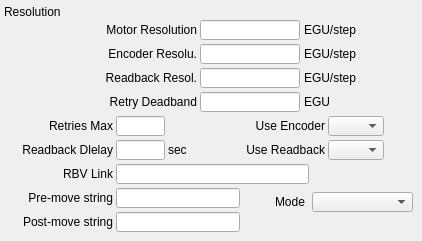
   <widget class="QWidget" name="page_3">
    <widget class="QLabel" name="label_5">
     <property name="geometry">
      <rect>
       <x>4</x>
       <y>4</y>
       <width>65</width>
       <height>16</height>
      </rect>
     </property>
     <property name="text">
      <string>Resolution</string>
     </property>
    </widget>
    <widget class="QLabel" name="label_29">
     <property name="geometry">
      <rect>
       <x>88</x>
       <y>20</y>
       <width>109</width>
       <height>20</height>
      </rect>
     </property>
     <property name="text">
      <string>Motor Resolution</string>
     </property>
     <property name="alignment">
      <set>Qt::AlignRight|Qt::AlignTrailing|Qt::AlignVCenter</set>
     </property>
    </widget>
    <widget class="QELineEdit" name="qelineedit_20">
     <property name="geometry">
      <rect>
       <x>200</x>
       <y>20</y>
       <width>100</width>
       <height>20</height>
      </rect>
     </property>
     <property name="variable" stdset="0">
      <string>$(P):$(M).MRES</string>
     </property>
     <property name="variableSubstitutions" stdset="0">
      <string>P=PICO,M=m1</string>
     </property>
     <property name="precision">
      <UInt>8</UInt>
     </property>
     <property name="useDbPrecision">
      <bool>false</bool>
     </property>
     <property name="addUnits">
      <bool>false</bool>
     </property>
    </widget>
    <widget class="QLabel" name="label_30">
     <property name="geometry">
      <rect>
       <x>304</x>
       <y>20</y>
       <width>65</width>
       <height>20</height>
      </rect>
     </property>
     <property name="text">
      <string>EGU/step</string>
     </property>
    </widget>
    <widget class="QELineEdit" name="qelineedit_21">
     <property name="geometry">
      <rect>
       <x>200</x>
       <y>44</y>
       <width>100</width>
       <height>20</height>
      </rect>
     </property>
     <property name="variable" stdset="0">
      <string>$(P):$(M).ERES</string>
     </property>
     <property name="variableSubstitutions" stdset="0">
      <string>P=PICO,M=m1</string>
     </property>
     <property name="precision">
      <UInt>8</UInt>
     </property>
     <property name="useDbPrecision">
      <bool>false</bool>
     </property>
     <property name="addUnits">
      <bool>false</bool>
     </property>
    </widget>
    <widget class="QLabel" name="label_31">
     <property name="geometry">
      <rect>
       <x>88</x>
       <y>44</y>
       <width>109</width>
       <height>20</height>
      </rect>
     </property>
     <property name="text">
      <string>Encoder Resolu.</string>
     </property>
     <property name="alignment">
      <set>Qt::AlignRight|Qt::AlignTrailing|Qt::AlignVCenter</set>
     </property>
    </widget>
    <widget class="QLabel" name="label_32">
     <property name="geometry">
      <rect>
       <x>304</x>
       <y>44</y>
       <width>65</width>
       <height>20</height>
      </rect>
     </property>
     <property name="text">
      <string>EGU/step</string>
     </property>
    </widget>
    <widget class="QELineEdit" name="qelineedit_22">
     <property name="geometry">
      <rect>
       <x>200</x>
       <y>68</y>
       <width>100</width>
       <height>20</height>
      </rect>
     </property>
     <property name="variable" stdset="0">
      <string>$(P):$(M).RRES</string>
     </property>
     <property name="variableSubstitutions" stdset="0">
      <string>P=PICO,M=m1</string>
     </property>
     <property name="precision">
      <UInt>8</UInt>
     </property>
     <property name="useDbPrecision">
      <bool>false</bool>
     </property>
     <property name="addUnits">
      <bool>false</bool>
     </property>
    </widget>
    <widget class="QLabel" name="label_33">
     <property name="geometry">
      <rect>
       <x>88</x>
       <y>68</y>
       <width>109</width>
       <height>20</height>
      </rect>
     </property>
     <property name="text">
      <string>Readback Resol.</string>
     </property>
     <property name="alignment">
      <set>Qt::AlignRight|Qt::AlignTrailing|Qt::AlignVCenter</set>
     </property>
    </widget>
    <widget class="QLabel" name="label_34">
     <property name="geometry">
      <rect>
       <x>304</x>
       <y>68</y>
       <width>65</width>
       <height>20</height>
      </rect>
     </property>
     <property name="text">
      <string>EGU/step</string>
     </property>
    </widget>
    <widget class="QELineEdit" name="qelineedit_23">
     <property name="geometry">
      <rect>
       <x>200</x>
       <y>92</y>
       <width>100</width>
       <height>20</height>
      </rect>
     </property>
     <property name="variable" stdset="0">
      <string>$(P):$(M).RDBD</string>
     </property>
     <property name="variableSubstitutions" stdset="0">
      <string>P=PICO,M=m1</string>
     </property>
     <property name="precision">
      <UInt>8</UInt>
     </property>
     <property name="useDbPrecision">
      <bool>true</bool>
     </property>
     <property name="addUnits">
      <bool>false</bool>
     </property>
    </widget>
    <widget class="QLabel" name="label_35">
     <property name="geometry">
      <rect>
       <x>88</x>
       <y>92</y>
       <width>109</width>
       <height>20</height>
      </rect>
     </property>
     <property name="text">
      <string>Retry Deadband</string>
     </property>
     <property name="alignment">
      <set>Qt::AlignRight|Qt::AlignTrailing|Qt::AlignVCenter</set>
     </property>
    </widget>
    <widget class="QLabel" name="label_36">
     <property name="geometry">
      <rect>
       <x>304</x>
       <y>92</y>
       <width>65</width>
       <height>20</height>
      </rect>
     </property>
     <property name="text">
      <string>EGU</string>
     </property>
    </widget>
    <widget class="QLabel" name="label_37">
     <property name="geometry">
      <rect>
       <x>40</x>
       <y>116</y>
       <width>73</width>
       <height>20</height>
      </rect>
     </property>
     <property name="text">
      <string>Retries Max</string>
     </property>
     <property name="alignment">
      <set>Qt::AlignRight|Qt::AlignTrailing|Qt::AlignVCenter</set>
     </property>
    </widget>
    <widget class="QELineEdit" name="qelineedit_24">
     <property name="geometry">
      <rect>
       <x>116</x>
       <y>116</y>
       <width>49</width>
       <height>20</height>
      </rect>
     </property>
     <property name="variable" stdset="0">
      <string>$(P):$(M).RTRY</string>
     </property>
     <property name="variableSubstitutions" stdset="0">
      <string>P=PICO,M=m1</string>
     </property>
     <property name="precision">
      <UInt>8</UInt>
     </property>
     <property name="useDbPrecision">
      <bool>true</bool>
     </property>
     <property name="addUnits">
      <bool>false</bool>
     </property>
    </widget>
    <widget class="QELabel" name="qelabel_9">
     <property name="geometry">
      <rect>
       <x>172</x>
       <y>116</y>
       <width>37</width>
       <height>20</height>
      </rect>
     </property>
     <property name="variable" stdset="0">
      <string>$(P):$(M).RCNT</string>
     </property>
     <property name="variableSubstitutions" stdset="0">
      <string>P=PICO,M=m1</string>
     </property>
     <property name="addUnits">
      <bool>false</bool>
     </property>
    </widget>
    <widget class="QEComboBox" name="qecombobox_2">
     <property name="geometry">
      <rect>
       <x>328</x>
       <y>116</y>
       <width>56</width>
       <height>20</height>
      </rect>
     </property>
     <property name="variable" stdset="0">
      <string>$(P):$(M).UEIP</string>
     </property>
     <property name="variableSubstitutions" stdset="0">
      <string>P=PICO,M=m1</string>
     </property>
    </widget>
    <widget class="QLabel" name="label_38">
     <property name="geometry">
      <rect>
       <x>244</x>
       <y>116</y>
       <width>81</width>
       <height>20</height>
      </rect>
     </property>
     <property name="text">
      <string>Use Encoder</string>
     </property>
     <property name="alignment">
      <set>Qt::AlignRight|Qt::AlignTrailing|Qt::AlignVCenter</set>
     </property>
    </widget>
    <widget class="QEComboBox" name="qecombobox_3">
     <property name="geometry">
      <rect>
       <x>328</x>
       <y>140</y>
       <width>56</width>
       <height>20</height>
      </rect>
     </property>
     <property name="variable" stdset="0">
      <string>$(P):$(M).URIP</string>
     </property>
     <property name="variableSubstitutions" stdset="0">
      <string>P=PICO,M=m1</string>
     </property>
    </widget>
    <widget class="QLabel" name="label_39">
     <property name="geometry">
      <rect>
       <x>232</x>
       <y>140</y>
       <width>93</width>
       <height>20</height>
      </rect>
     </property>
     <property name="text">
      <string>Use Readback</string>
     </property>
     <property name="alignment">
      <set>Qt::AlignRight|Qt::AlignTrailing|Qt::AlignVCenter</set>
     </property>
    </widget>
    <widget class="QLabel" name="label_40">
     <property name="geometry">
      <rect>
       <x>12</x>
       <y>140</y>
       <width>101</width>
       <height>20</height>
      </rect>
     </property>
     <property name="text">
      <string>Readback Dlelay</string>
     </property>
     <property name="alignment">
      <set>Qt::AlignRight|Qt::AlignTrailing|Qt::AlignVCenter</set>
     </property>
    </widget>
    <widget class="QELineEdit" name="qelineedit_25">
     <property name="geometry">
      <rect>
       <x>116</x>
       <y>140</y>
       <width>49</width>
       <height>20</height>
      </rect>
     </property>
     <property name="variable" stdset="0">
      <string>$(P):$(M).RTRY</string>
     </property>
     <property name="variableSubstitutions" stdset="0">
      <string>P=PICO,M=m1</string>
     </property>
     <property name="precision">
      <UInt>8</UInt>
     </property>
     <property name="useDbPrecision">
      <bool>true</bool>
     </property>
     <property name="addUnits">
      <bool>false</bool>
     </property>
    </widget>
    <widget class="QLabel" name="label_41">
     <property name="geometry">
      <rect>
       <x>168</x>
       <y>140</y>
       <width>25</width>
       <height>20</height>
      </rect>
     </property>
     <property name="text">
      <string>sec</string>
     </property>
    </widget>
    <widget class="QLabel" name="label_42">
     <property name="geometry">
      <rect>
       <x>40</x>
       <y>164</y>
       <width>73</width>
       <height>20</height>
      </rect>
     </property>
     <property name="text">
      <string>RBV Link</string>
     </property>
     <property name="alignment">
      <set>Qt::AlignRight|Qt::AlignTrailing|Qt::AlignVCenter</set>
     </property>
    </widget>
    <widget class="QELineEdit" name="qelineedit_26">
     <property name="geometry">
      <rect>
       <x>116</x>
       <y>164</y>
       <width>193</width>
       <height>20</height>
      </rect>
     </property>
     <property name="variable" stdset="0">
      <string>$(P):$(M).RDBL</string>
     </property>
     <property name="variableSubstitutions" stdset="0">
      <string>P=PICO,M=m1</string>
     </property>
     <property name="precision">
      <UInt>8</UInt>
     </property>
     <property name="useDbPrecision">
      <bool>true</bool>
     </property>
     <property name="addUnits">
      <bool>false</bool>
     </property>
    </widget>
    <widget class="QLabel" name="label_43">
     <property name="geometry">
      <rect>
       <x>12</x>
       <y>188</y>
       <width>101</width>
       <height>20</height>
      </rect>
     </property>
     <property name="text">
      <string>Pre-move string</string>
     </property>
     <property name="alignment">
      <set>Qt::AlignRight|Qt::AlignTrailing|Qt::AlignVCenter</set>
     </property>
    </widget>
    <widget class="QELineEdit" name="qelineedit_27">
     <property name="geometry">
      <rect>
       <x>116</x>
       <y>188</y>
       <width>124</width>
       <height>20</height>
      </rect>
     </property>
     <property name="variable" stdset="0">
      <string>$(P):$(M).PREM</string>
     </property>
     <property name="variableSubstitutions" stdset="0">
      <string>P=PICO,M=m1</string>
     </property>
     <property name="precision">
      <UInt>8</UInt>
     </property>
     <property name="useDbPrecision">
      <bool>true</bool>
     </property>
     <property name="addUnits">
      <bool>false</bool>
     </property>
    </widget>
    <widget class="QLabel" name="label_44">
     <property name="geometry">
      <rect>
       <x>8</x>
       <y>212</y>
       <width>105</width>
       <height>20</height>
      </rect>
     </property>
     <property name="text">
      <string>Post-move string</string>
     </property>
     <property name="alignment">
      <set>Qt::AlignRight|Qt::AlignTrailing|Qt::AlignVCenter</set>
     </property>
    </widget>
    <widget class="QELineEdit" name="qelineedit_28">
     <property name="geometry">
      <rect>
       <x>116</x>
       <y>212</y>
       <width>124</width>
       <height>20</height>
      </rect>
     </property>
     <property name="variable" stdset="0">
      <string>$(P):$(M).POST</string>
     </property>
     <property name="variableSubstitutions" stdset="0">
      <string>P=PICO,M=m1</string>
     </property>
     <property name="precision">
      <UInt>8</UInt>
     </property>
     <property name="useDbPrecision">
      <bool>true</bool>
     </property>
     <property name="addUnits">
      <bool>false</bool>
     </property>
    </widget>
    <widget class="QLabel" name="label_45">
     <property name="geometry">
      <rect>
       <x>264</x>
       <y>192</y>
       <width>41</width>
       <height>20</height>
      </rect>
     </property>
     <property name="text">
      <string>Mode</string>
     </property>
     <property name="alignment">
      <set>Qt::AlignRight|Qt::AlignTrailing|Qt::AlignVCenter</set>
     </property>
    </widget>
    <widget class="QEComboBox" name="qecombobox_4">
     <property name="geometry">
      <rect>
       <x>312</x>
       <y>192</y>
       <width>101</width>
       <height>20</height>
      </rect>
     </property>
     <property name="variable" stdset="0">
      <string>$(P):$(M).OMSL</string>
     </property>
     <property name="variableSubstitutions" stdset="0">
      <string>P=PICO,M=m1</string>
     </property>
    </widget>
   </widget>
